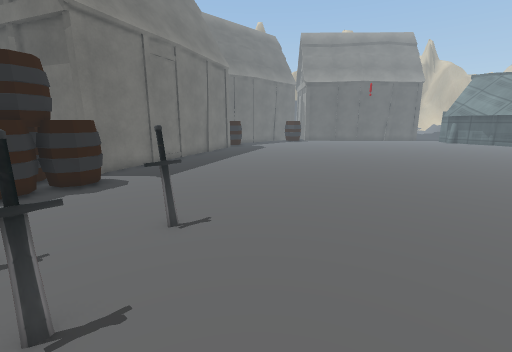
view 1 (above)

20 first-person views from a walk through a Unity game level. The camera is 1.3 m above the floor, tilts 12° down and sees 90° across. The floor is counted in squares, 0.5 m on a side. Each view is taken from the middle of a square. On the plan, view 1 faces up. The plan holds only what a view shows up to about 18 squares ahead; the rest is blank. The place goes on beyond the plan. Some surface patterns are stand-ins.

view 2
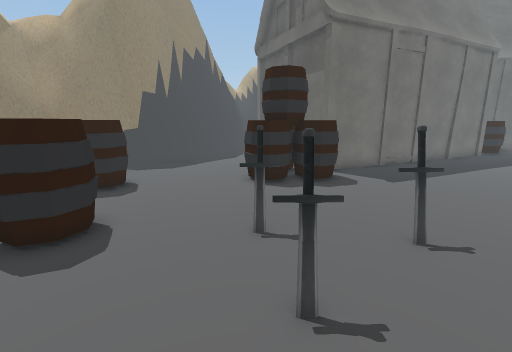

view 3
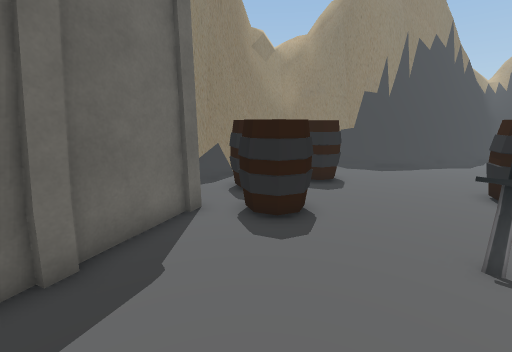

view 4
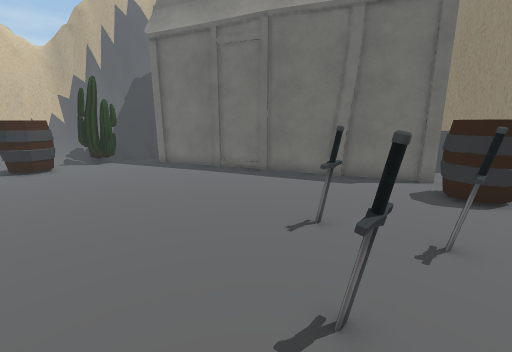

view 5
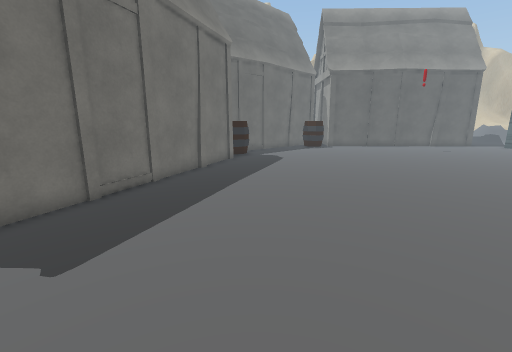

view 6
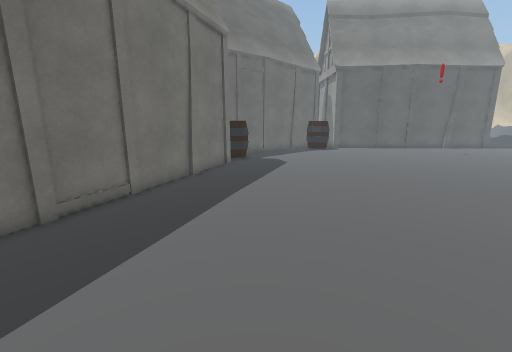

view 7
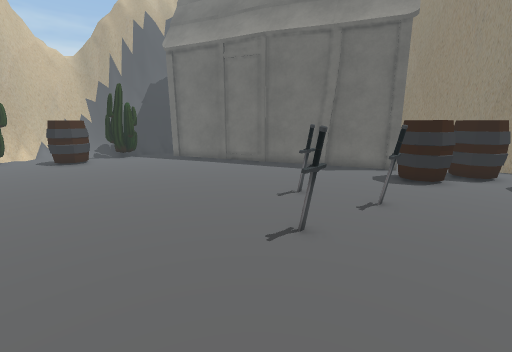

view 8
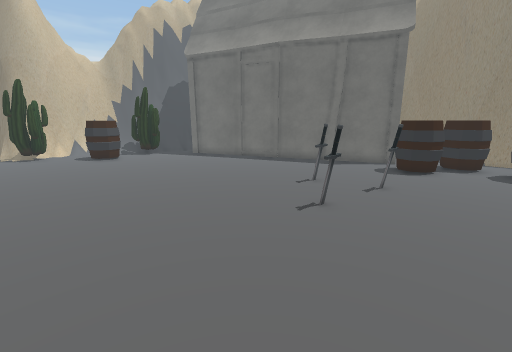

view 9
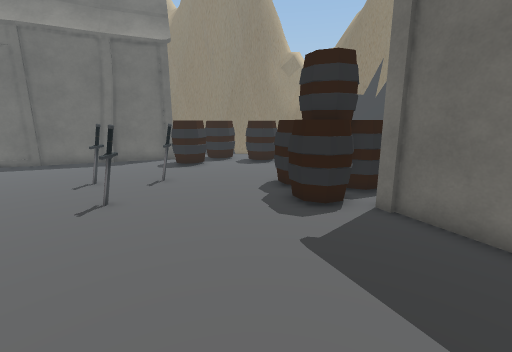

view 10
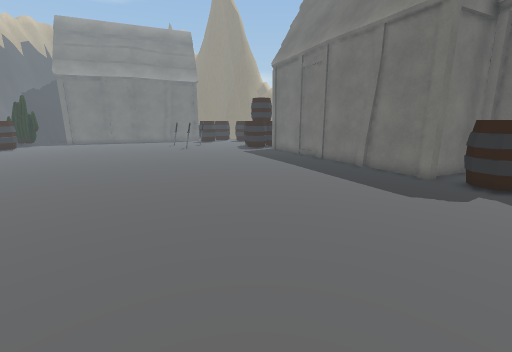

view 11
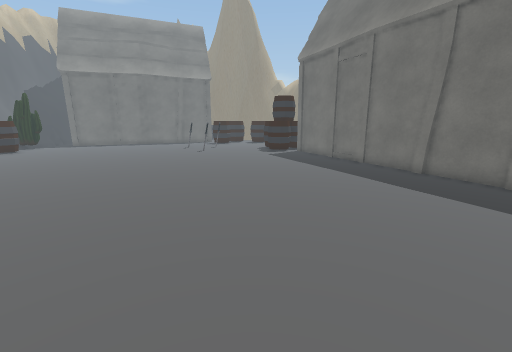

view 12
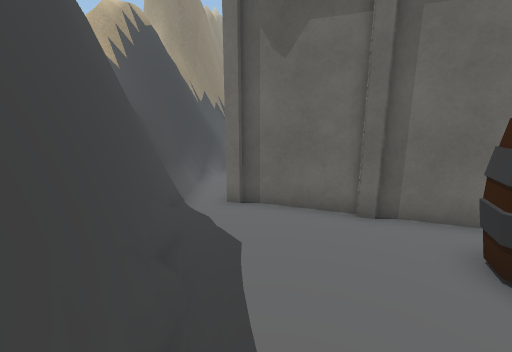

view 13
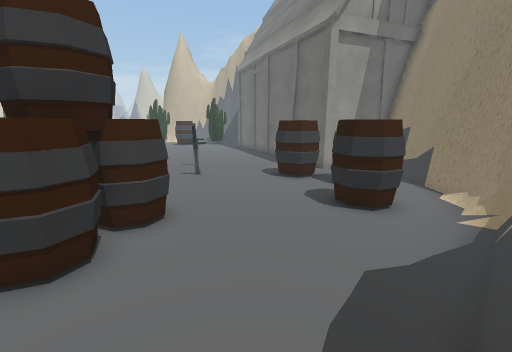

view 14
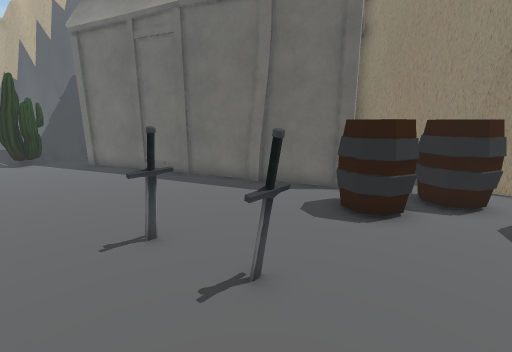

view 15
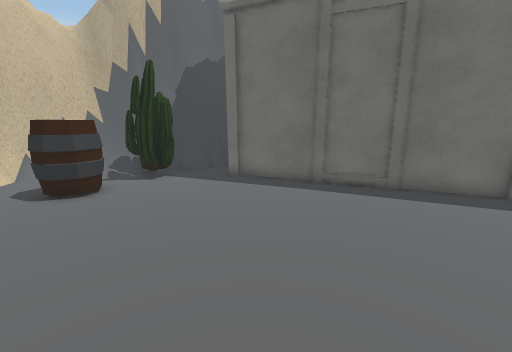

view 16
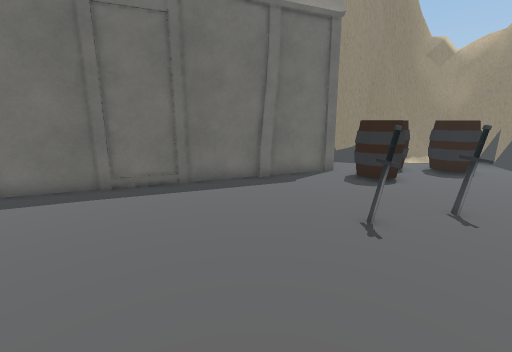

view 17
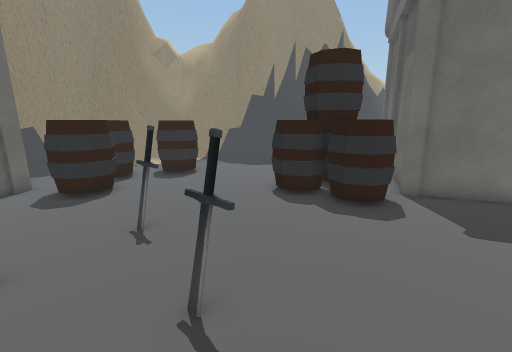

view 18
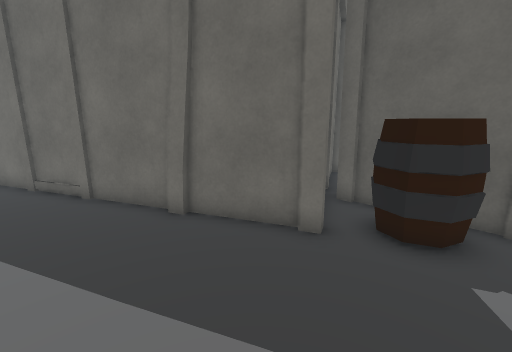

view 19
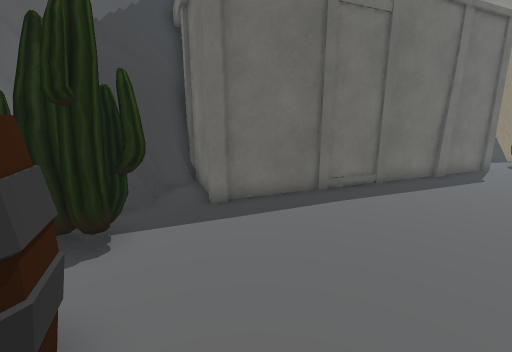

view 20
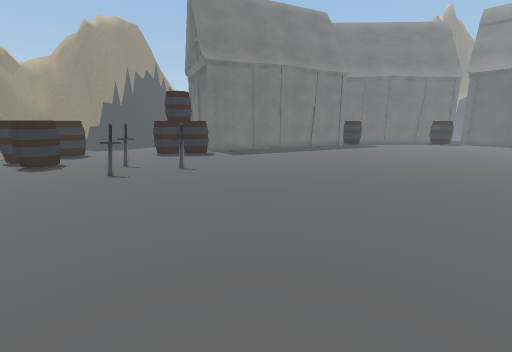

### Floor plan
Key: @ floor where view 1 was taken; # wall or solid block; . main floor; : floor 0.25 m higher than the main floor; / step, stairs or slope; = window, fence, low wall or low ledge; S sword; C cactus; O other object.
Columns run from 18 left of view 1 to 11 right of it. Each row starts with its distance up from view 1.
 29         OO   O  O..........  .
 28          OOOOO OO...........
 27             OOOO..............
 26                O..............
 25 #=             O..............
 24 #=            O...............
 23 #=            O...............
 22 #=           OO...............
 21 #=           O................
 20 =.           O................
 19 =.          #O................
 18 =..         O.................
 17 =..        #O.................
 16 =.         O..................
 15 =.OOO      O..................
 14 #....OOO  OO..................
 13 ##......OOO...................
 12 #=..... O O...................
 11 #=.....OOOOO..................
 10 ###....OOOOO..................
  9 ###.....OOO...................
  8  #=.....OOO...................
  7  #=...........................
  6  #=.............S.............
  5  #=...........................
  4  #=..OO......S................
  3  #=.OOO........S..............
  2  #=. OO..OO...................
  1  ###..OO.OOO..................
  0   ##.. OOOO.......@...........
 -1    ##  O......................
 -2     #=...OO...................
 -3     ##=..O OOO..............OO
 -4      ## :O   OOO............OO
 -5       ##O       OO..........O
 -6        #O         O#O.........
 -7        ##            OO ..CC./
 -8                        #..C##=
 -9                        O.==###
-10                       O =#####
-11                       O###  #

Where each view was taken, in squares from view 1:
view 1: 0 up, 0 right, facing up
view 2: 0 up, 1 left, facing up-left
view 3: 0 up, 1 left, facing left
view 4: 9 up, 1 left, facing down
view 5: 8 up, 1 left, facing up
view 6: 10 up, 1 left, facing up
view 7: 12 up, 1 left, facing down
view 8: 14 up, 0 right, facing down
view 9: 15 up, 0 right, facing down-left
view 10: 29 up, 11 right, facing down-left
view 11: 26 up, 11 right, facing down-left
view 12: 7 up, 15 left, facing up
view 13: 11 up, 16 left, facing down-right
view 14: 8 up, 5 left, facing down
view 15: 5 up, 4 right, facing down
view 16: 5 up, 4 right, facing down-left
view 17: 7 up, 1 right, facing left
view 18: 25 up, 3 right, facing left
view 19: 1 down, 10 right, facing down-left
view 20: 1 down, 11 right, facing up-left
